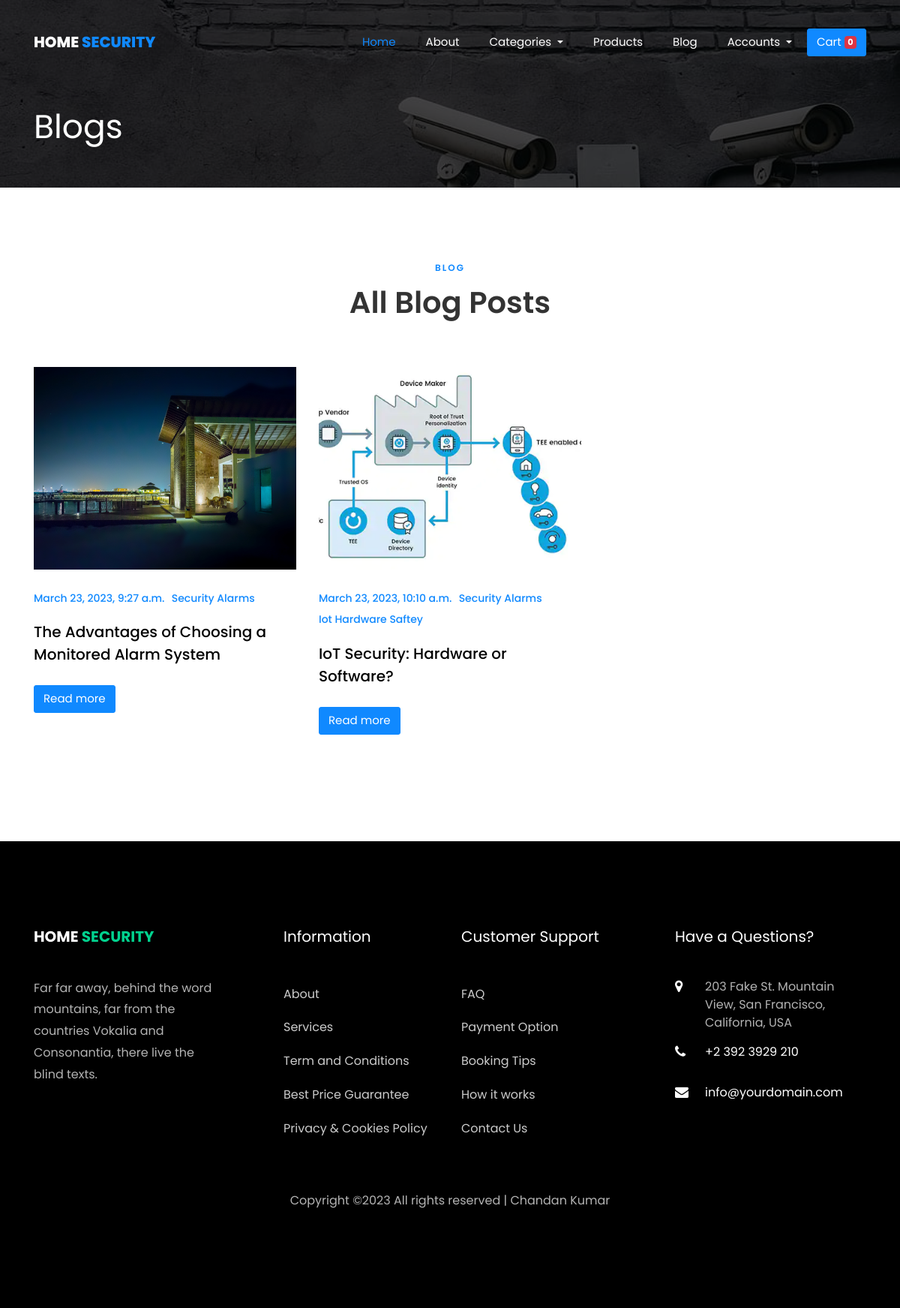
Screenshot of /blog/ with the database file from the repository.
### blog/models.py (models this page shows, shortened)
class Post(models.Model):
    title = models.CharField(max_length=150, db_index=True)
    image = models.ImageField(upload_to="blogpost/")
    slug = models.SlugField(max_length=150, unique=True)
    body = RichTextUploadingField()
    date_pub = models.DateTimeField(auto_now_add=True)
    tags = models.ManyToManyField('Tag', blank=True, related_name='posts')
    def get_absolute_url(self):
        return reverse("postdetail", kwargs={"slug": self.slug})

class Tag(models.Model):
    title = models.CharField(max_length=150)
    slug = models.SlugField(max_length=150, unique=True)
    image = models.ImageField(upload_to="tags/")
    def __str__(self):
        return self.title
    def get_absolute_url(self):
        return reverse("tagdetail", kwargs={"slug": self.slug})

### blog/views.py (the view)
# urls.py: path('', views.blog, name='blog'),
def blog(request):
    posts = Post.objects.all()
    return render(request, 'blog/blog.html', context={'posts':posts})

### carts/context_processors.py (called while the page is built)
def counter(request):
    cart_count = 0
    if 'admin' in request.path:
        return {}
    else:
        try:
            cart = Cart.objects.filter(cart_id = _cart_id(request))
            cart_items = CartItem.objects.all().filter(cart=cart[:1])
            for cart_item in cart_items:
                cart_count += cart_item.quantity
        except Cart.DoesNotExist:
            cart_count = 0
    return dict(cart_count = cart_count)

### carts/views.py (called while the page is built)
def _cart_id(request):
    cart = request.session.session_key
    if not cart:
        cart = request.session.create()
    return cart

### category/context_processors.py (called while the page is built)
def menu_links(request):
    links= Category.objects.all()
    context={
        'links':links,
    }
    return context

### templates/blog/blog.html (shortened to what this page needs)
{% extends 'base.html' %}
{% load static %}
{% block content %}
<section class="hero-wrap hero-wrap-2 js-fullheight" style="background-image: url({% static 'images/5.jpg' %});" data-stellar-background-ratio="0.5">
    <div class="overlay"></div>
    <div class="container">
      <div class="row no-gutters slider-text js-fullheight align-items-end justify-content-start">
        <div class="col-md-9 ftco-animate pb-5">
          <h1 class="mb-3 bread">Blogs</h1>
        </div>
      </div>
    </div>
  </section>
<section class="ftco-section">
    <div class="container">
    <div class="row justify-content-center mb-5">
      <div class="col-md-7 heading-section text-center ftco-animate">
          <span class="subheading">Blog</span>
        <h2>All Blog Posts</h2>
      </div>
    </div>
    <div class="row d-flex">
      {% for post in posts %}
      <div class="col-md-4 d-flex ftco-animate">
          <div class="blog-entry justify-content-end">
          <a class="block-20" style="background-image: url('{{post.image.url}}');">
          </a>
          <div class="text pt-4">
              <div class="meta mb-3">
              <div><a>{{post.date_pub}}</a></div>
              {% for tag in post.tags.all %}
              <div><a href="{{ tag.get_absolute_url}}">{{tag}}</a></div>
              {% endfor %}
            </div>
            <h3 class="heading mt-2"><a>{{post.title}}</a></h3>
            <p><a href="{{ post.get_absolute_url }}" class="btn btn-primary">Read more</a></p>
          </div>
        </div>
      </div>
      {% endfor %}
    </div>
    </div>
    </section>
{% endblock content %}

### rows the page displays
Post: image (picture), date_pub "March 23, 2023, 9:27 a.m.", title "The Advantages of Choosing a Monitored Alarm System"
Tag: title "Security Alarms"
Post: image (picture), date_pub "March 23, 2023, 10:10 a.m.", title "IoT Security: Hardware or Software?"
Tag: title "Iot Hardware Saftey"

### other values shown
{{ cart_count }} "0"
